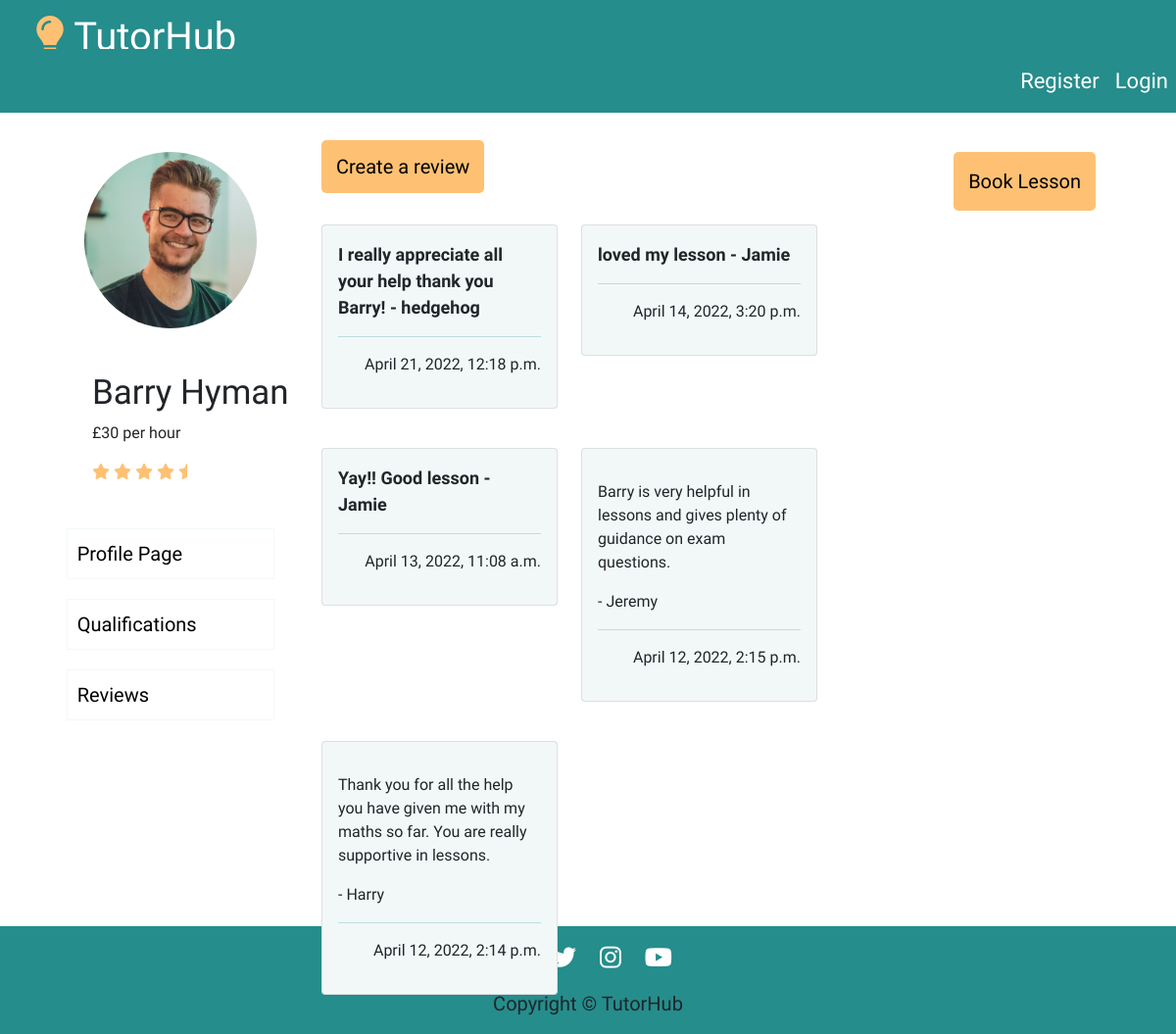
The app's page /tutors/tutor_one/reviews/, older data.
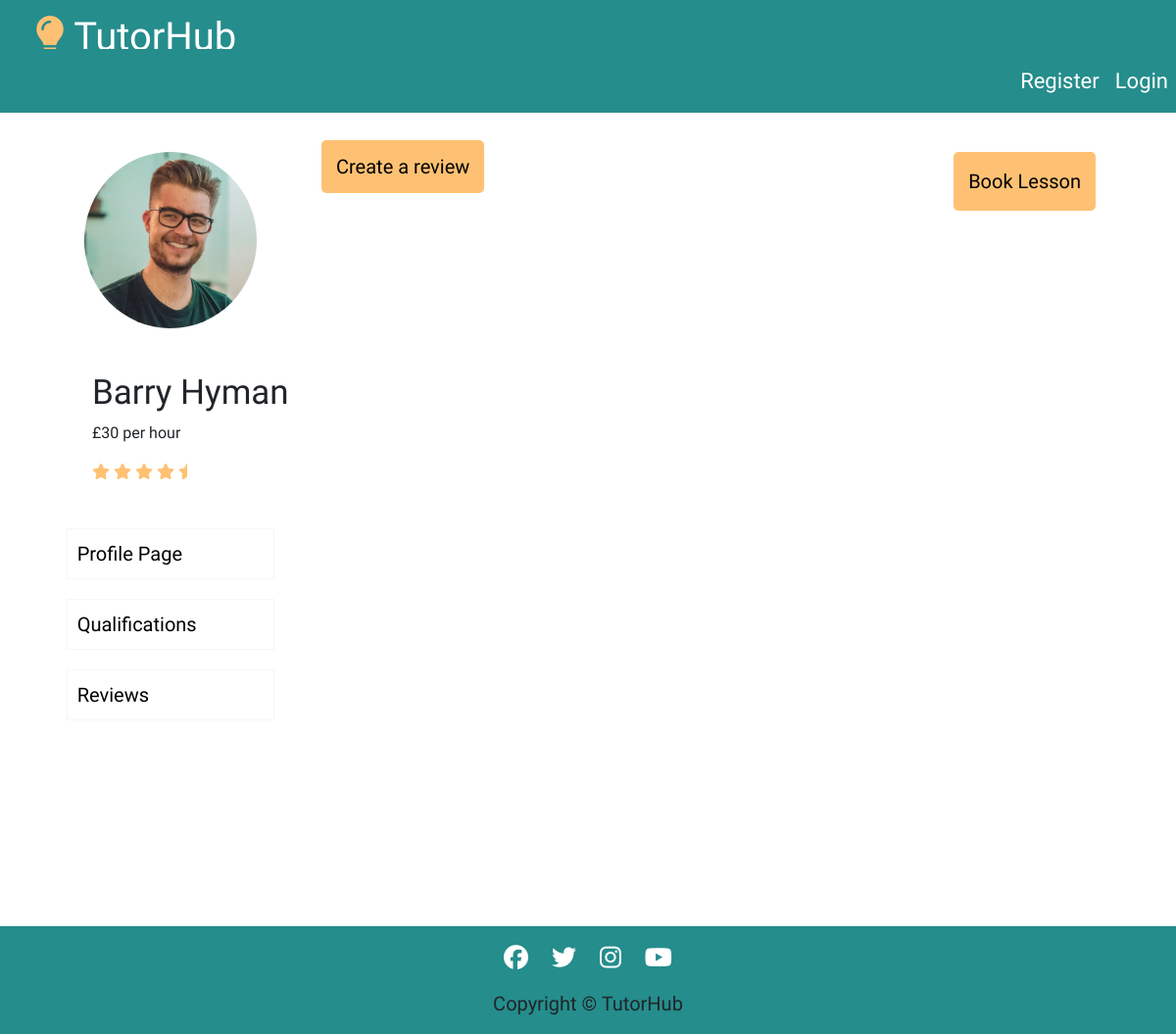
The same page, newer data.
### tutorprofile/models.py (models this page shows)
class Review(models.Model):
    tutor = models.CharField(max_length=50)
    student = models.ForeignKey(User, on_delete=models.CASCADE, related_name="review")
    review = models.CharField(max_length=150)
    created_on = models.DateTimeField(auto_now_add=True)
    class Meta:
        ordering = ['-created_on']

### tutorprofile/views.py (the view)
# urls.py: path('tutor_one/reviews/', views.ReviewListTutorOne.as_view(), name='tutor_one_reviews'),
class ReviewListTutorOne(generic.ListView):
    model = Review
    queryset = Review.objects.filter(Q(tutor='Barry Hyman')).order_by('-created_on')
    template_name = 'tutorprofile/tutor_one_reviews.html'
    paginate_by = 6

### tutorprofile/templates/tutorprofile/tutor_one_reviews.html (shortened to what this page needs)
{% extends "base.html" %}
{% load crispy_forms_tags %}
{% load static %}
{% block content %}
<div class="container-fluid center-block">
    <div class="row profile-page">
        <div class="col-md-12 col-lg-3">
            <div class="row">
                <div class="col-12 user-image">
                    <img src="../../../static/images/tutorone.avif" alt="image of a tutor">
                </div>
            </div>
            <div class="row">
                <div class="col-12 user-info">
                    <h1>Barry Hyman</h1>
                    <p>£30 per hour</p>
                    <i class="fa-solid fa-star"></i>
                    <i class="fa-solid fa-star"></i>
                    <i class="fa-solid fa-star"></i>
                    <i class="fa-solid fa-star"></i>
                    <i class="fa-solid fa-star-half"></i>
                </div>
            </div>
            <div class="row center-block">
                <div class="col-10 page-buttons-container" >
                    <a href="{% url 'tutor_one_profile' %}" class="page-buttons">Profile Page</a>
                    <a href="{% url 'tutor_one_qualifications' %}" class="page-buttons">Qualifications</a>
                    <a href="{% url 'tutor_one_reviews' %}" class="page-buttons">Reviews</a>
                </div>
            </div>
        </div>
        <div class="col-md-12 col-lg-6 booking-button" id="reviews-page">
            <a href="{% url 'tutor_one_create_review' %}">Create a review</a>
            <br />
            <br />
            <div class="row">
                {% for review in review_list %}
                    <div class="col-md-12 col-lg-6 card_space">
                        <div class="card">
                            <div class="card-body color-card">
                                <p class="review_comment">{{ review.review|safe }} - {{ review.student }} </p>
                                <hr />
                                <p class="right">{{ review.created_on}}</p>
                            </div>
                        </div>
                    </div>
                {% endfor %}
            </div>
        </div>
        <div class="col-md-12 col-lg-3" id="bookings-button">
            <div class="row booking-button">
                <a href="{% url 'tutor_one' %}" id="booking-btn">Book Lesson</a>
            </div>
        </div>
    </div>
</div>
{% endblock %}

### templates/base.html (shortened to what this page needs)
{% load static %}
<!DOCTYPE html>
<html lang="en">
<head>
    <link rel="stylesheet" href="https://cdnjs.cloudflare.com/ajax/libs/font-awesome/5.15.3/css/all.min.css">
    <link href="https://cdn.jsdelivr.net/npm/bootstrap@5.0.1/dist/css/bootstrap.min.css" rel="stylesheet"
>
    <link rel="stylesheet" href="{% static 'css/style.css' %}">
</head>
<body>
    <div class="col-12 header-nav">
        <a class="nav-link" id="nav-title" href="{% url 'index' %}"><i class="fa-solid fa-lightbulb"></i> TutorHub</a>
    </div>
    <nav class="navbar navbar-expand navbar-light">
        <div class="conatiner-fluid">
            <div class="row">
                <div class="col-8 nav-elements">
                    <ul class="navbar-nav mb-lg-0">
                        {% if user.is_authenticated %}
                        <li class="nav-item">
                            <a class="nav-link" href="{% url 'account_logout' %}">Logout</a>
                        </li>
                        <li class="nav-item">
                            <a class="nav-link" href="{% url 'profile' %}">Profile</a>
                        </li>
                        <li class="nav-item">
                            <a class="nav-link-upcoming-lessons nav-link" href="{% url 'upcoming_lessons' %}">Upcoming Lessons</a>
                        </li>
                        {% else %}
                        <li class="nav-item">
                            <a class="nav-link" href="{% url 'account_signup' %}">Register</a>
                        </li>
                        <li class="nav-item">
                            <a class="nav-link" href="{% url 'account_login' %}">Login</a>
                        </li>
                        {% endif %}
                    </ul>
                </div>
            </div>
        </div>
    </nav>
    <main>
        {% block content %}{% endblock content %}
    </main>
    <footer>
        <div class="container-fluid">
            <div class="row center footer">
                <ul>
                    <li><a href="https://www.facebook.com/" target="_blank" rel="noopener"
                            aria-label="Click here to go to our facebook page"><i class="fab fa-facebook"></i></a></li>
                    <li><a href="https://www.twitter.com/" target="_blank" rel="noopener"
                            aria-label="Click here to go to our twitter page"><i class="fab fa-twitter"></i></a></li>
                    <li><a href="https://www.instagram.com/" target="_blank" rel="noopener"
                            aria-label="Click here to go to our instagram page"><i class="fab fa-instagram"></i></a></li>
                    <li><a href="https://www.youtube.com/" target="_blank" rel="noopener"
                            aria-label="Click here to go to our youtube page"><i class="fab fa-youtube"></i></a></li>
                </ul>
                <p class="footer-text">Copyright © TutorHub</p>
            </div>
        </div>
    </footer>
</body>
</html>

### static/css/style.css (style rules this page uses)
html, body { max-width: 100%; overflow-x: hidden; font-family: 'Hubballi', cursive; }
.center { text-align: center; }
.navbar { background-color: #258d8c; justify-content: right; }
.navbar-light .navbar-nav .nav-link { color: white; }
.header-nav { height: 50px; color: white; padding-top: 5px; font-size: 30px; background-color: #258d8c; color: white; display: flex; position: relative; }
.header-nav a { margin-bottom: 0; text-decoration: none; color: white; }
.nav-elements { font-size: 22px; }
.center-block { display: flex; justify-content: center; }
#nav-title { position: absolute; left: 20px; top: 0px; font-size: 40px; }
#nav-title i { color: #fec173; }
.profile-page { width: 100%; margin-top: 20px; padding: 20px; height: 810px; }
.user-info { margin-top: 25px; margin-left: 50px; margin-bottom: 25px; }
.user-info i { color: #fec173; }
.user-image { display: flex; height: 200px; width: 200px; justify-content: center; margin: auto; font-size: 150px; }
.user-image img { height: 180px; width: 100%; border-radius: 50%; }
.page-buttons-container a { display: block; text-decoration: none; border: solid 1px #258d8c0f; width: 100%; margin: 20px 0; padding: 10px; color: black; font-size: 20px; }
.booking-button { float: right; padding-right: 50px; }
.booking-button a { border-radius: 5px; padding: 15px; background-color: #fec173; color: black; font-size: 20px; text-align: center; text-decoration: none; }
.footer { background-color: #258d8c; }
.footer-text { font-size: 20px; }
.footer li { display: inline; padding: 10px; }
.footer li i { color: white; font-size: 25px; margin-top: 20px; }
@media (max-width:1230px) { .user-info h1 { font-size: 35px; } }

Row changes from the older to the newer data that the page shows:
removed Review: review "I really appreciate all your help thank you Barry!", student "hedgehog", created_on "April 21, 2022, 12:18 p.m."
removed Review: review "loved my lesson", student "Jamie", created_on "April 14, 2022, 3:20 p.m."
removed Review: review "Yay!! Good lesson", student "Jamie", created_on "April 13, 2022, 11:08 a.m."
removed Review: review "Barry is very helpful in lessons and gives plenty of guidance on exam questions.", student "Jeremy", created_on "April 12, 2022, 2:15 p.m."
removed Review: review "Thank you for all the help you have given me with my maths so far. You are really supportive in lessons.", student "Harry", created_on "April 12, 2022, 2:14 p.m."
